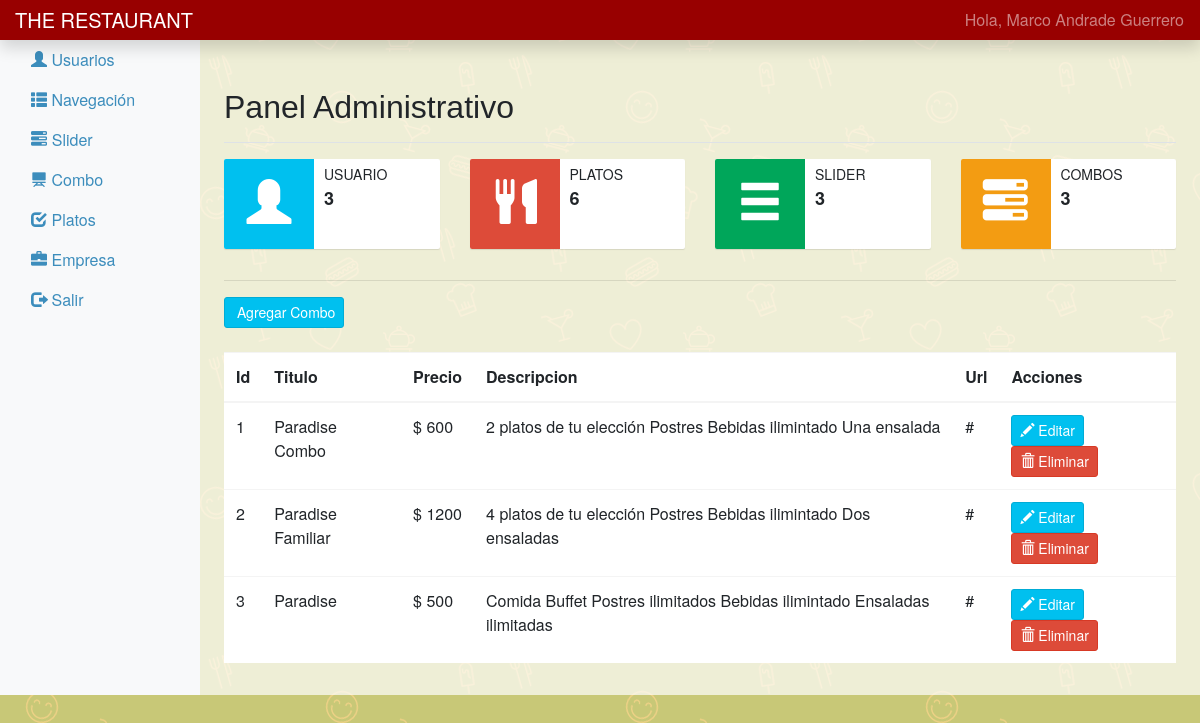
/admin/principal.php?menu=3 (signed in), run on the app's committed database.
### tables this page shows
CREATE TABLE `combo` (
  `id` int(10) UNSIGNED NOT NULL,
  `titulo` varchar(50) NOT NULL,
  `precio` int(11) NOT NULL,
  `descripcion` varchar(200) NOT NULL,
  `url` varchar(50) NOT NULL,
  `fechaRegistro` timestamp NOT NULL DEFAULT current_timestamp() ON UPDATE current_timestamp()
);

### admin/include/tableCombo.php (the view)
<?php
   $comboList = "SELECT * FROM combo";
   $resultCombo= mysqli_query($conexion,$comboList);
?>
<div class="table-responsive">
 <hr>
 <a href="formCombo.php" class="btn btn-info btn-sm"><span class="glyphicon glyphicon-add"></span> Agregar Combo</a>
 <br><br>
<table class="table no-margin" style="background: white" id="tableData">
                 <thead>
                 <tr>
                   <th>Id</th>
                   <th>Titulo</th>
                   <th>Precio</th>
                   <th>Descripcion</th>
                   <th>Url</th>
                   <th>Acciones</th>
                 </tr>
                 </thead>
                 <tbody>
                 <?php
                   foreach ($resultCombo as $key => $value) {
                 ?>
                           <tr>
                             <td><?php echo $value['id']?></td>
                             <td><?php echo $value['titulo']?></td>
                             <td>$ <?php echo $value['precio']?></td>
                             <td><?php echo $value['descripcion']?></td>
                             <td><?php echo $value['url']?></td>
                            <td>
                             <a href="editCombo.php?id=<?php echo $value['id']?>" class="btn btn-info btn-sm"><span class="glyphicon glyphicon-pencil"></span> Editar</a>
                             <a href="delCombo.php?id=<?php echo $value['id']?>" class="btn btn-danger btn-sm"><span class="glyphicon glyphicon-trash"></span> Eliminar</a></td>
                           </tr>
                   <?php  } ?>
                           </tbody>
                         </table>
                       </div>

### css/style.css (style rules this page uses)
body { background: rgba(187,187,85,0.8) url("../img/food.png"); }

### data on the page
combo: id "1", titulo "Paradise Combo", precio "600", descripcion "2 platos de tu elección Postres Bebidas ilimintado Una ensalada", url "#"
combo: id "2", titulo "Paradise Familiar", precio "1200", descripcion "4 platos de tu elección Postres Bebidas ilimintado Dos ensaladas", url "#"
combo: id "3", titulo "Paradise", precio "500", descripcion "Comida Buffet Postres ilimitados Bebidas ilimintado Ensaladas ilimitadas", url "#"

### other printed values
$_SESSION['name'] "Marco Andrade Guerrero"
$users['total'] "3"
$platos['total'] "6"
$slider['total'] "3"
$combo['total'] "3"
